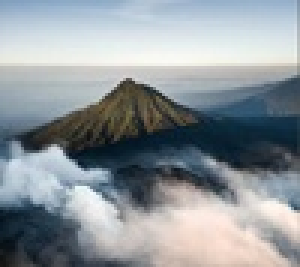
%> input picture tugas-1/task2/test_images/ori.jpg, 100 x 89 px, shrunk from 716 x 635 before the run (shown 3 times larger)
$ octave test_script_image_enhancement.m   (GNU Octave 9; MATLAB toolbox functions it lacks are replaced by stand-ins)
%> lines starting %> are read from the running program, lines starting %| are printed output that depends on the picture
### tugas-1/task2/image_negative.m
function output_img = image_negative(img)
    % Image negative transformation: s = 255 - r
    % Input: img - input image (grayscale or color)
    % Output: output_img - negative image

    if ~isa(img, 'uint8')
        if isa(img, 'double') && max(img(:)) <= 1
            img = uint8(img * 255);
        else
            img = uint8(img);
        end
    end

    output_img = 255 - img;

    fprintf('Image Negative Applied:\n');
    fprintf('  Formula: s = 255 - r\n');
    fprintf('  Image type: %s\n', class(img));
    if size(img, 3) == 3
        fprintf('  Color channels: RGB\n');
    else
        fprintf('  Image type: Grayscale\n');
    end
end

### tugas-1/task2/display_enhancement_results.m
function display_enhancement_results(input_img, output_img, method_name, parameters)
    % Display comparison of input and output images with histograms
    % Input: input_img - original image
    %        output_img - enhanced image
    %        method_name - name of enhancement method
    %        parameters - struct with method parameters (optional)

    addpath('../task1');

    if nargin < 4
        parameters = struct();
    end

    fig = figure('Name', ['Enhancement Results: ' method_name], 'Position', [100 100 1200 800]);
    is_color = (size(input_img, 3) == 3);

    if is_color
        display_color_results(input_img, output_img, method_name, parameters);
    else
        display_grayscale_results(input_img, output_img, method_name, parameters);
    end

    if ~isempty(fieldnames(parameters))
        add_parameter_text(parameters, method_name);
    end
end

function display_grayscale_results(input_img, output_img, method_name, parameters)
    % input image
    subplot(2,2,1);
    imshow(input_img);
    title('Input Image', 'FontSize', 12, 'FontWeight', 'bold');

    % input histogram
    subplot(2,2,2);
    hist_input = calculate_histogram(input_img);
    bar(0:255, hist_input, 'FaceColor', [0.3 0.3 0.8], 'EdgeColor', 'none');
    title('Input Histogram', 'FontSize', 12, 'FontWeight', 'bold');
    xlabel('Intensity Value');
    ylabel('Frequency');
    xlim([0 255]);
    grid on;

    % output image
    subplot(2,2,3);
    imshow(output_img);
    title(['Output Image (' method_name ')'], 'FontSize', 12, 'FontWeight', 'bold');

    % output histogram
    subplot(2,2,4);
    hist_output = calculate_histogram(output_img);
    bar(0:255, hist_output, 'FaceColor', [0.8 0.3 0.3], 'EdgeColor', 'none');
    title('Output Histogram', 'FontSize', 12, 'FontWeight', 'bold');
    xlabel('Intensity Value');
    ylabel('Frequency');
    xlim([0 255]);
    grid on;
end

function display_color_results(input_img, output_img, method_name, parameters)
    % input image
    subplot(2,4,1);
    imshow(input_img);
    title('Input Image', 'FontSize', 10, 'FontWeight', 'bold');

    % input histograms (RGB)
    colors = {'r', 'g', 'b'};
    channel_names = {'Red', 'Green', 'Blue'};

    for ch = 1:3
        subplot(2,4,ch+1);
        hist_ch = calculate_histogram(input_img(:,:,ch));
        bar(0:255, hist_ch, colors{ch}, 'EdgeColor', 'none');
        title(['Input ' channel_names{ch}], 'FontSize', 9);
        xlim([0 255]);
        if ch == 1, ylabel('Frequency'); end
        grid on;
    end

    % output image
    subplot(2,4,5);
    imshow(output_img);
    title(['Output (' method_name ')'], 'FontSize', 10, 'FontWeight', 'bold');

    % output histograms (RGB)
    for ch = 1:3
        subplot(2,4,ch+5);
        hist_ch = calculate_histogram(output_img(:,:,ch));
        bar(0:255, hist_ch, colors{ch}, 'EdgeColor', 'none');
        title(['Output ' channel_names{ch}], 'FontSize', 9);
        xlim([0 255]);
        if ch == 1, ylabel('Frequency'); end
        xlabel('Intensity');
        grid on;
    end
end

% [12 lines left out: function add_parameter_text, not called in this run]

### tugas-1/task2/contrast_stretching.m
function output_img = contrast_stretching(img)
    % Automatic contrast stretching using histogram analysis
    % Formula: s = ((r - r_min) / (r_max - r_min)) * 255
    % r_min and r_max are automatically determined from histogram
    % Input: img - input image (grayscale or color)
    % Output: output_img - contrast stretched image

    addpath('../task1');

    if size(img, 3) == 3
        output_img = zeros(size(img), 'uint8');
        fprintf('Contrast Stretching Applied (Color Image):\n');

        channel_names = {'Red', 'Green', 'Blue'};
        for ch = 1:3
            [output_img(:,:,ch), r_min, r_max] = stretch_single_channel(img(:,:,ch));
            fprintf('  %s Channel: [%d, %d] -> [0, 255]\n', channel_names{ch}, r_min, r_max);
        end
    else
        fprintf('Contrast Stretching Applied (Grayscale):\n');
        [output_img, r_min, r_max] = stretch_single_channel(img);
        fprintf('  Range: [%d, %d] -> [0, 255]\n', r_min, r_max);
    end
end

function [output_channel, r_min, r_max] = stretch_single_channel(img_channel)
    hist_values = calculate_histogram(img_channel);
    nonzero_indices = find(hist_values > 0);

    if isempty(nonzero_indices)
        output_channel = img_channel;
        r_min = double(img_channel(1,1));
        r_max = r_min;
        return;
    end

    r_min = nonzero_indices(1) - 1;
    r_max = nonzero_indices(end) - 1;

    if r_min == r_max
        output_channel = img_channel;
        return;
    end

    img_double = double(img_channel);
    stretched = ((img_double - r_min) / (r_max - r_min)) * 255;
    stretched = max(0, min(255, stretched));
    output_channel = uint8(stretched);
end

### tugas-1/task2/log_transformation.m
function output_img = log_transformation(img, c)
    % Log transformation: s = c * log(1 + r)
    % Input: img - input image (grayscale or color)
    %        c - scaling constant (default: 1)
    % Output: output_img - log transformed image

    if nargin < 2, c = 1; end

    if ~isnumeric(c) || c <= 0
        error('Parameter c must be a positive number');
    end

    img_double = double(img);
    log_img = c * log(1 + img_double);
    min_val = min(log_img(:));
    max_val = max(log_img(:));

    if max_val > min_val
        output_img = ((log_img - min_val) / (max_val - min_val)) * 255;
    else
        output_img = log_img;
    end

    output_img = uint8(output_img);

    fprintf('Log Transformation Applied:\n');
    fprintf('  Formula: s = %.2f * log(1 + r)\n', c);
    fprintf('  Original range: [%d, %d]\n', min(img(:)), max(img(:)));
    fprintf('  Before normalization: [%.2f, %.2f]\n', min_val, max_val);
    fprintf('  Final range: [%d, %d]\n', min(output_img(:)), max(output_img(:)));
end

### tugas-1/task2/image_brightening.m
function output_img = image_brightening(img, a, b)
    % Image brightening: s = a*r + b
    % Input: img - input image (grayscale or color)
    %        a - contrast multiplier (default: 1)
    %        b - brightness offset (default: 0)
    % Output: output_img - enhanced image

    if nargin < 2, a = 1; end
    if nargin < 3, b = 0; end

    if ~isnumeric(a) || ~isnumeric(b)
        error('Parameters a and b must be numeric');
    end

    img_double = double(img);
    output_img = a * img_double + b;
    output_img = max(0, min(255, output_img));
    output_img = uint8(output_img);

    fprintf('Image Brightening Applied:\n');
    fprintf('  Formula: s = %.2f*r + %.2f\n', a, b);
    fprintf('  Original range: [%d, %d]\n', min(img(:)), max(img(:)));
    fprintf('  Output range: [%d, %d]\n', min(output_img(:)), max(output_img(:)));
end

### tugas-1/task2/power_transformation.m
function output_img = power_transformation(img, c, gamma)
    % Power-law (gamma) transformation: s = c * r^gamma
    % Input: img - input image (grayscale or color)
    %        c - scaling constant (default: 1)
    %        gamma - power parameter (default: 1)
    % Output: output_img - power transformed image

    if nargin < 2, c = 1; end
    if nargin < 3, gamma = 1; end

    if ~isnumeric(c) || c <= 0
        error('Parameter c must be a positive number');
    end

    if ~isnumeric(gamma) || gamma <= 0
        error('Parameter gamma must be a positive number');
    end

    img_double = double(img) / 255;
    powered_img = c * (img_double .^ gamma);
    output_img = powered_img * 255;
    output_img = max(0, min(255, output_img));
    output_img = uint8(output_img);

    fprintf('Power Transformation Applied:\n');
    fprintf('  Formula: s = %.2f * r^%.2f\n', c, gamma);
    fprintf('  Original range: [%d, %d]\n', min(img(:)), max(img(:)));
    fprintf('  Output range: [%d, %d]\n', min(output_img(:)), max(output_img(:)));
    if gamma < 1
        fprintf('  Effect: Brightens dark regions (gamma < 1)\n');
    elseif gamma > 1
        fprintf('  Effect: Darkens bright regions (gamma > 1)\n');
    else
        fprintf('  Effect: No change (gamma = 1)\n');
    end
end

### tugas-1/task1/calculate_histogram.m
function hist_values = calculate_histogram(img)
    if size(img, 3) == 3
        img = rgb2gray(img);
    end

    hist_values = zeros(1, 256);

    for i = 1:size(img, 1)
        for j = 1:size(img, 2)
            intensity = double(img(i, j)) + 1;
            hist_values(intensity) = hist_values(intensity) + 1;
        end
    end
end

### tugas-1/task2/test_script_image_enhancement.m
clear; clc; close all;

disp('=== TASK 2: IMAGE ENHANCEMENT TESTING ===');
disp('Testing all enhancement methods...');
disp(' ');

test_images = {};
image_names = {};

% Grayscale test images
gray_files = {'test_images/ori.jpg', 'test_images/gray2.jpg', 'test_images/gray3.jpg', 'test_images/gray4.jpg'};
for i = 1:length(gray_files)
    try
        img = imread(gray_files{i});
%> img is the input picture: size 89x100x3 uint8; mean R, G, B 142.7, 150.3, 155.3
        test_images{end+1} = img;
        image_names{end+1} = gray_files{i};
        fprintf('Loaded: %s\n', gray_files{i});
        break;
    catch
        continue;
    end
end

% Color test images
color_files = {'test_images/color1.jpg', 'test_images/color2.jpg', 'test_images/color3.jpg'};
for i = 1:length(color_files)
    try
        img = imread(color_files{i});
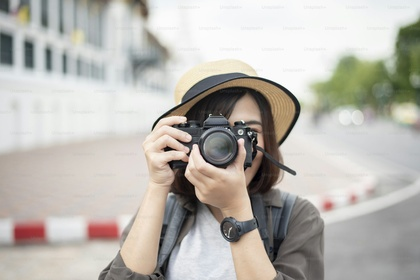
%> input picture tugas-1/task2/test_images/color1.jpg, 420 x 280 px, shrunk from 3000 x 2003 before the run
%> img is the input picture: size 280x420x3 uint8; mean R, G, B 185.6, 182.4, 176.1
        test_images{end+1} = img;
        image_names{end+1} = color_files{i};
        fprintf(' Loaded: %s\n', color_files{i});
        break;
    catch
        continue;
    end
end

if isempty(test_images)
    error('No test images found.');
end

%% Test 1: Image Brightening
disp(' ');
disp('=== TEST 1: Image Brightening ===');

for i = 1:length(test_images)
    img = test_images{i};
    name = image_names{i};

    fprintf('Testing %s...\n', name);

    % Test different brightening parameters
    test_params = [
        struct('a', 1.0, 'b', 50);    % Only brightness
        struct('a', 1.5, 'b', 0);     % Only contrast
        struct('a', 1.2, 'b', 30);    % Both
        struct('a', 0.8, 'b', -20);   % Darken
    ];

    for j = 1:length(test_params)
        a = test_params(j).a;
        b = test_params(j).b;

        result = image_brightening(img, a, b);
        method_name = sprintf('Brightening (a=%.1f, b=%d)', a, b);
        params = struct('a', a, 'b', b);

        display_enhancement_results(img, result, method_name, params);

        if j == 1, break; end
    end

    if i == 1, break; end
end
%> this loop made 1 pass
%> name on pass 1: 'test_images/ori.jpg'
%> (printed output is left out)

%% Test 2: Image Negative
disp(' ');
disp('=== TEST 2: Image Negative ===');

for i = 1:length(test_images)
    img = test_images{i};
    name = image_names{i};

    fprintf('Testing negative transformation on %s...\n', name);
    negative_img = image_negative(img);
    display_enhancement_results(img, negative_img, 'Negative', struct());
    double_negative = image_negative(negative_img);
    display_enhancement_results(negative_img, double_negative, 'Double Negative (Back to Original)', struct());

    if i == 1, break; end
end
%> this loop made 1 pass
%> (printed output is left out)
%> pass 1, in image_negative, `output_img = 255 - img;`:
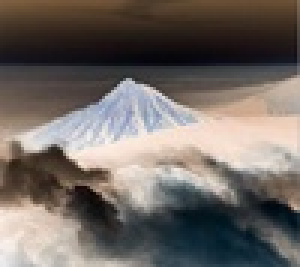
%> output_img: size 89x100x3 uint8 (shown 3 times larger); mean R, G, B 112.3, 104.7, 99.7

%% Test 3: Log Transformation
disp(' ');
disp('=== TEST 3: Log Transformation ===');

for i = 1:length(test_images)
    img = test_images{i};
    name = image_names{i};

    fprintf('Testing log transformation on %s...\n', name);

    c_values = [1, 30, 50, 100];

    for j = 1:length(c_values)
        c = c_values(j);

        result = log_transformation(img, c);
        method_name = sprintf('Log Transform (c=%d)', c);
        params = struct('c', c);

        display_enhancement_results(img, result, method_name, params);

        if j == 1, break; end
    end

    if i == 1, break; end
end
%> this loop made 1 pass
%> (name, c_values) on pass 1: ('test_images/ori.jpg', [1 30 50 100])
%> (printed output is left out)
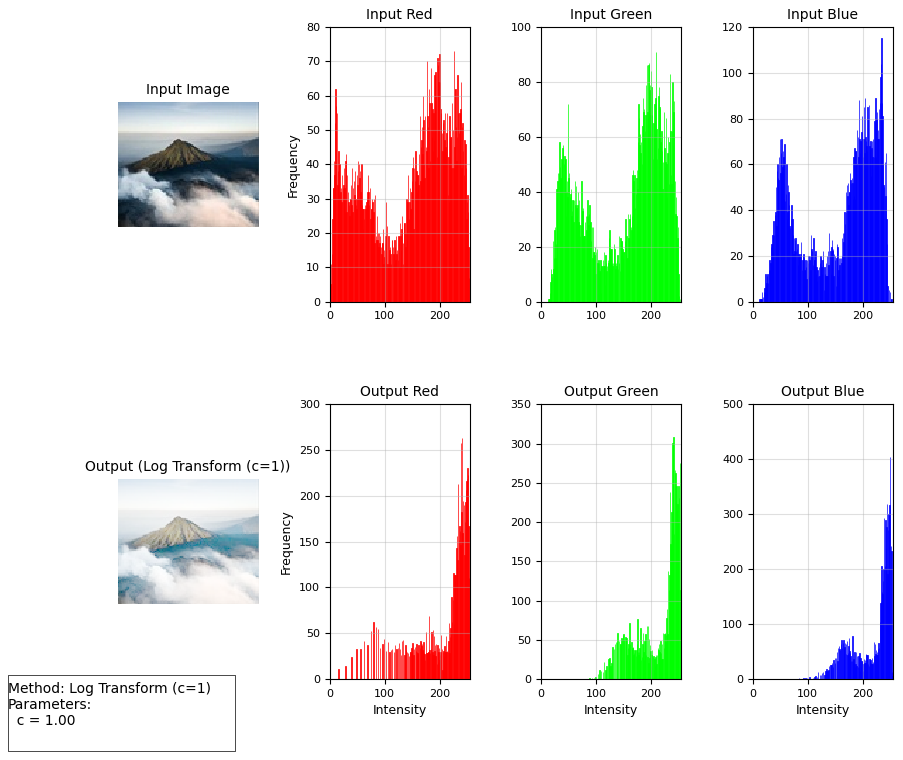
%> figure redrawn from the program's plot data, 9 panels

%% Test 4: Power Transformation
disp(' ');
disp('=== TEST 4: Power Transformation ===');

for i = 1:length(test_images)
    img = test_images{i};
    name = image_names{i};

    fprintf('Testing power transformation on %s...\n', name);

    % Test different gamma values
    gamma_tests = [
        struct('c', 1, 'gamma', 0.5);   % Brighten (gamma < 1)
        struct('c', 1, 'gamma', 1.0);   % No change
        struct('c', 1, 'gamma', 2.0);   % Darken (gamma > 1)
        struct('c', 2, 'gamma', 0.7);   % Different c and gamma
    ];

    for j = 1:length(gamma_tests)
        c = gamma_tests(j).c;
        gamma = gamma_tests(j).gamma;

        result = power_transformation(img, c, gamma);
        method_name = sprintf('Power Transform (c=%.1f, γ=%.1f)', c, gamma);
        params = struct('c', c, 'gamma', gamma);

        display_enhancement_results(img, result, method_name, params);

        if j == 1, break; end
    end

    if i == 1, break; end
end
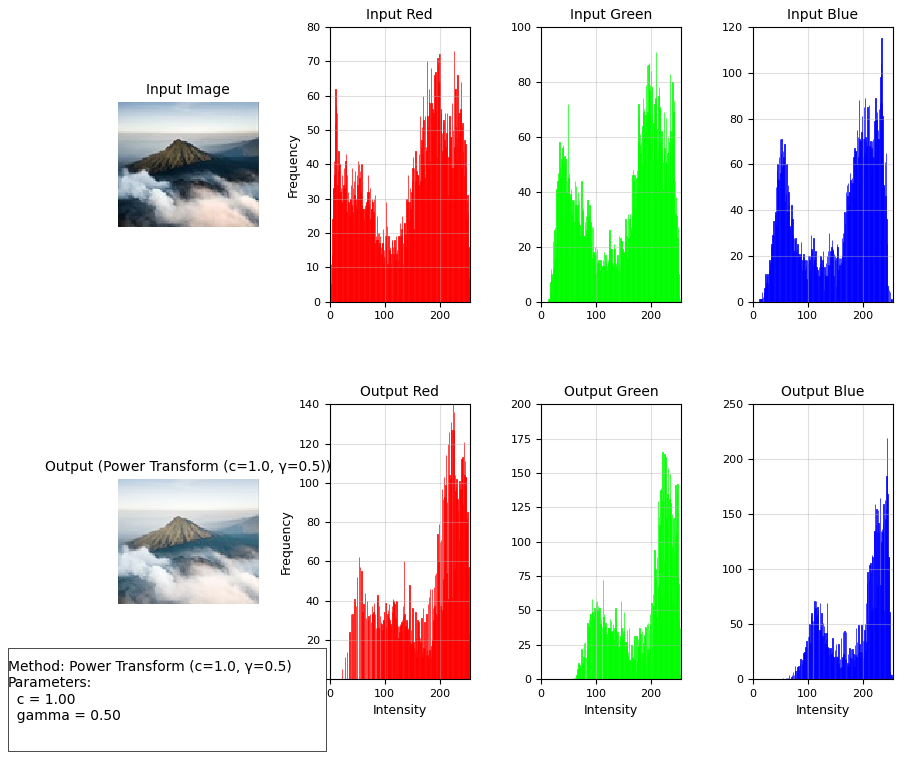
%> figure redrawn from the program's plot data, 9 panels

%% Test 5: Contrast Stretching
disp(' ');
disp('=== TEST 5: Contrast Stretching ===');

for i = 1:length(test_images)
    img = test_images{i};
    name = image_names{i};

    fprintf('Testing contrast stretching on %s...\n', name);

    result = contrast_stretching(img);
    display_enhancement_results(img, result, 'Contrast Stretching (Auto)', struct());
end
%> this loop made 2 passes
%> (printed output is left out)
%> pass 1, `display_enhancement_results(img, result, 'Contrast Stretching (Auto)',..`:
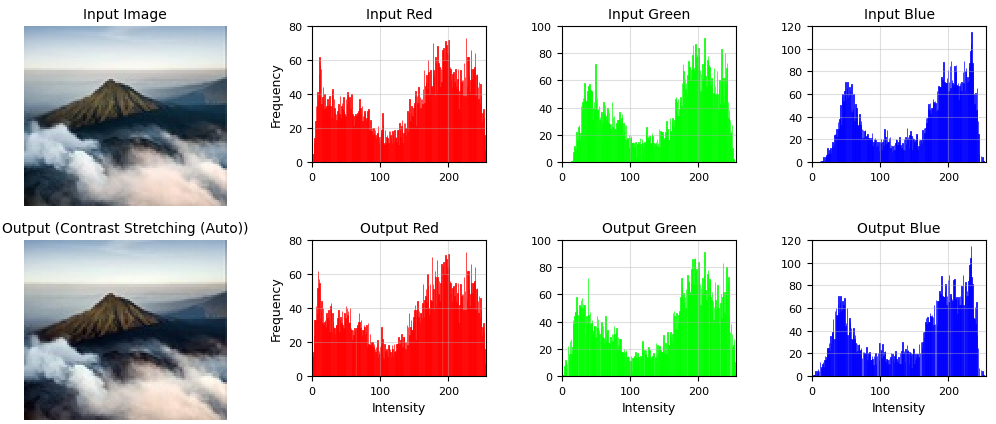
%> figure redrawn from the program's plot data, 8 panels

%% Test 6: Create Low Contrast Test Image
disp(' ');
disp('=== TEST 6: Low Contrast Enhancement ===');

if ~isempty(test_images)
    original = test_images{1};
    if size(original, 3) == 3
        original = rgb2gray(original);
    end

    low_contrast = uint8(double(original) * 0.3 + 85);
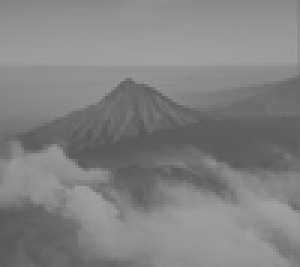
%> low_contrast: size 89x100 uint8 (shown 3 times larger); min 88, max 160, mean 129.6
    fprintf('Created low contrast test image...\n');

    methods = {
        @(img) image_brightening(img, 2.0, 0),
        @(img) log_transformation(img, 50),
        @(img) power_transformation(img, 1, 0.5),
        @(img) contrast_stretching(img)
    };
%> methods = 4 items

    method_names = {
        'Brightening (a=2.0)',
        'Log Transform (c=50)',
        'Power Transform (γ=0.5)',
        'Contrast Stretching'
    };

    for j = 1:length(methods)
        result = methods{j}(low_contrast);
        display_enhancement_results(low_contrast, result, method_names{j}, struct());
    end
%> this loop made 4 passes
%> pass 3, `result = methods{j}(low_contrast);`:
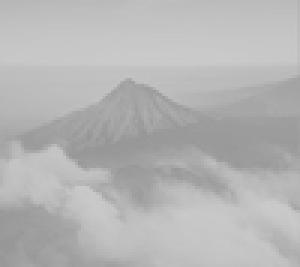
%> result: size 89x100 uint8 (shown 3 times larger); min 150, max 202, mean 181.2
end
